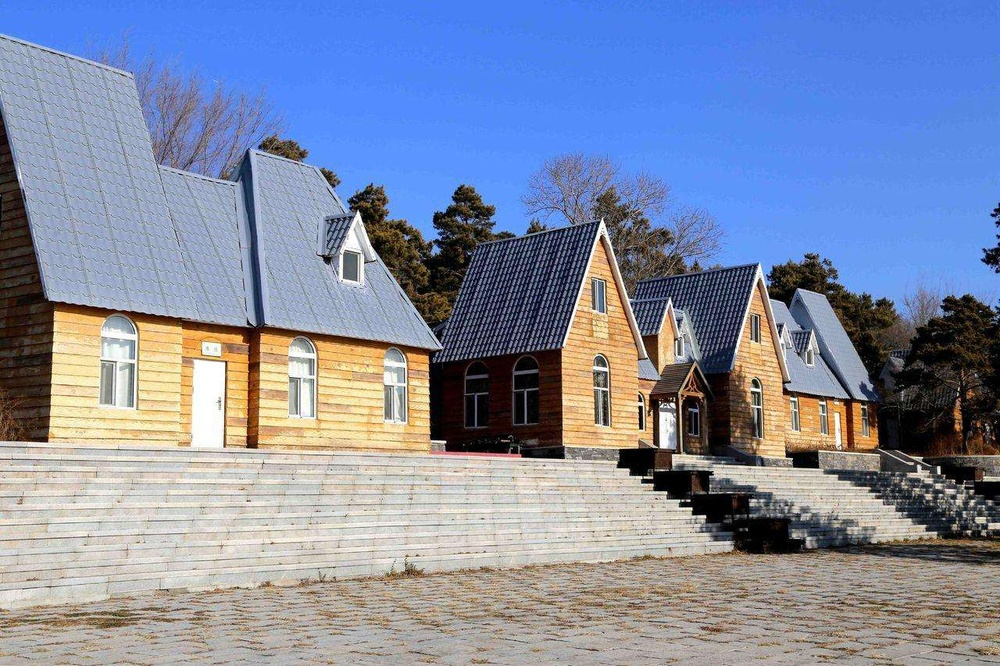
#> input picture img-1.jpg, 1000 x 666 px, shrunk from 1280 x 853 before the run
$ python L1.py
#> lines starting #> are read from the running program, lines starting #| are printed output that depends on the picture; after the words box and inside, x2 and y2 are one past the last pixel; in counts of white or black regions, pixels touching at a corner belong together
import cv2
img = cv2.imread('img-1.jpg')
#> img is the input picture: shape (666, 1000, 3); mean B, G, R 165.4, 140.1, 129.8
img_gray = cv2.cvtColor(img,cv2.COLOR_BGR2GRAY)
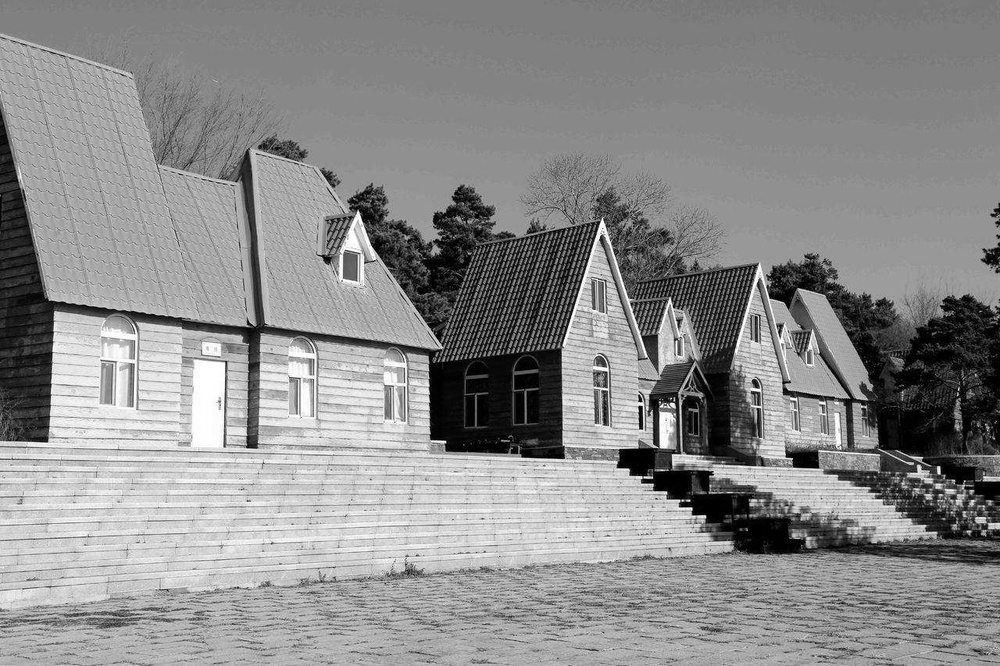
#> img_gray: shape (666, 1000); min 0, max 255, mean 139.9
ret,img_threshold = cv2.threshold(img_gray,127,255,cv2.THRESH_BINARY)
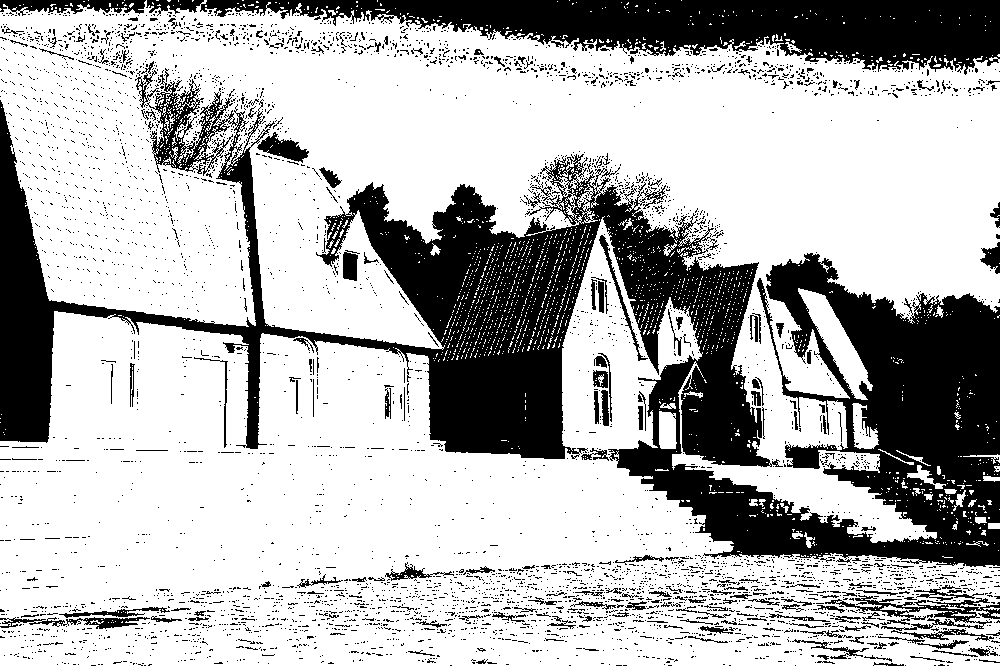
#> img_threshold: shape (666, 1000); 70.5% white; 4768 black regions (4545 under 20 px), largest, box (x1, y1, x2, y2) and area: (0, 70, 1000, 567) 132795, (146, 0, 1000, 75) 31708, (825, 595, 1000, 631) 1875
print(ret)
cv2.imshow('original',img)
cv2.imshow("img",img_gray)
cv2.imshow("thre",img_threshold)

cv2.waitKey(0)
cv2.destroyAllWindows()

$ run again, with img-3.jpg copied over img-1.jpg
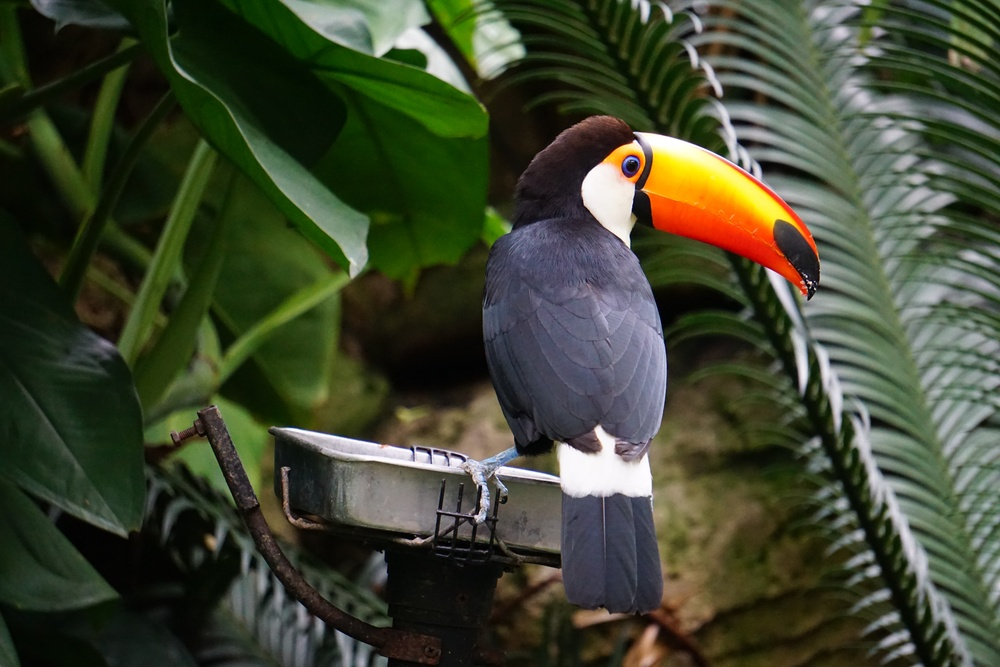
#> input picture img-3.jpg, 1000 x 667 px, shrunk from 6000 x 4000 before the run
#> img is the input picture: shape (667, 1000, 3); mean B, G, R 49.7, 70.1, 64.1
#> `img_gray = cv2.cvtColor(img,cv2.COLOR_BGR2GRAY)`:
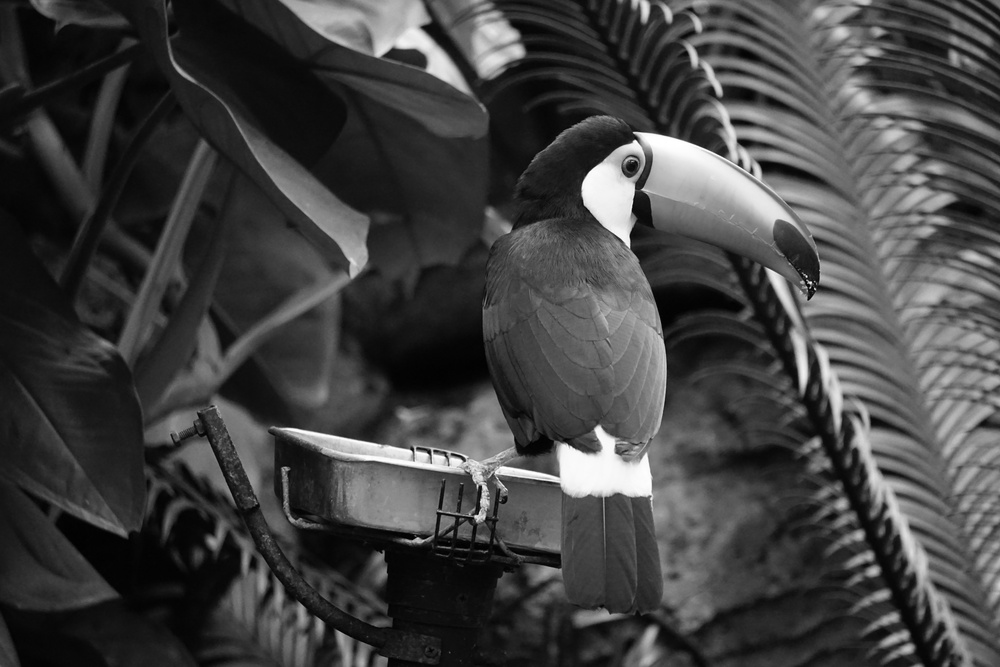
#> img_gray: shape (667, 1000); min 0, max 255, mean 66
#> `ret,img_threshold = cv2.threshold(img_gray,127,255,cv2.THRESH_BINARY)`:
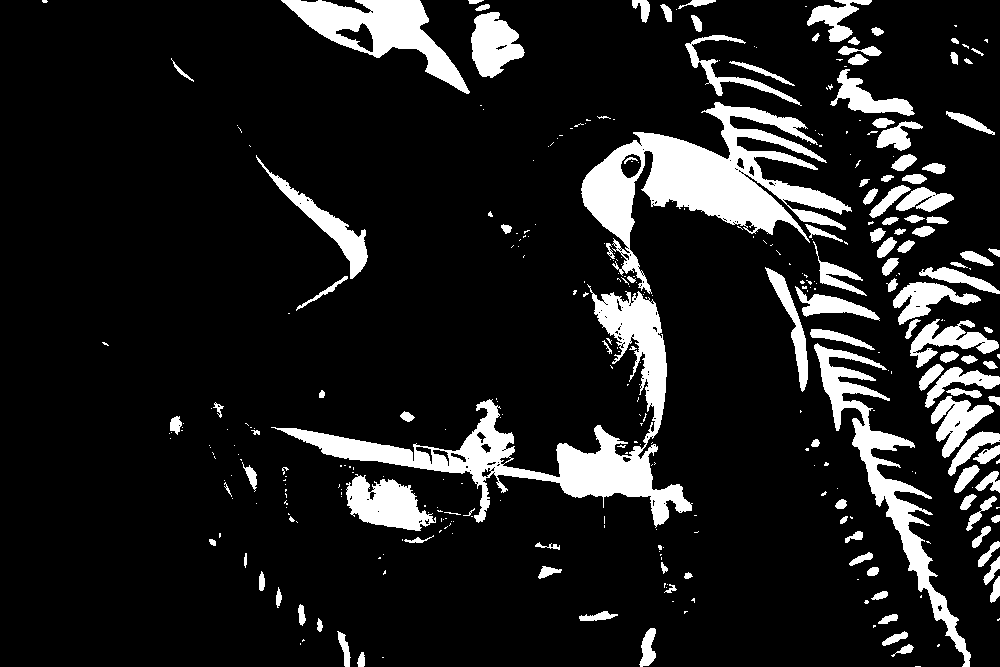
#> img_threshold: shape (667, 1000); 12.6% white; 355 white regions (231 under 20 px), largest, box (x1, y1, x2, y2) and area: (581, 102, 852, 294) 17045, (271, 284, 693, 528) 16287, (814, 343, 971, 667) 7238
